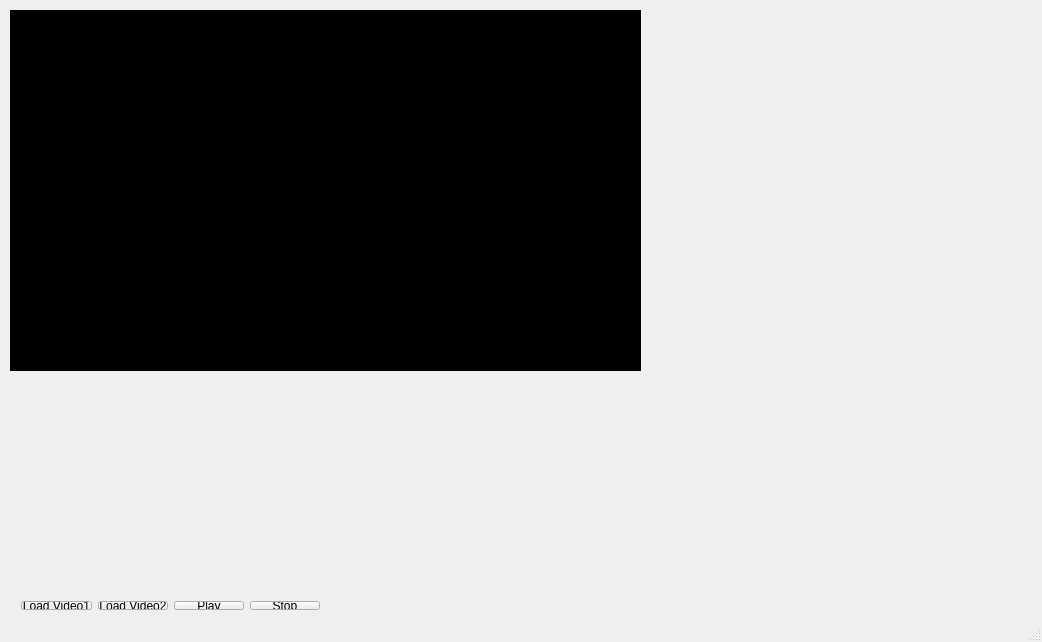
<?xml version="1.0" encoding="UTF-8"?>
<ui version="4.0">
 <class>MainWindow</class>
 <widget class="QMainWindow" name="MainWindow">
  <property name="geometry">
   <rect>
    <x>0</x>
    <y>0</y>
    <width>1042</width>
    <height>642</height>
   </rect>
  </property>
  <property name="windowTitle">
   <string>MainWindow</string>
  </property>
  <widget class="QWidget" name="centralWidget">
   <widget class="QLabel" name="label">
    <property name="geometry">
     <rect>
      <x>10</x>
      <y>10</y>
      <width>631</width>
      <height>361</height>
     </rect>
    </property>
    <property name="autoFillBackground">
     <bool>false</bool>
    </property>
    <property name="styleSheet">
     <string notr="true">Background-color: #000;</string>
    </property>
    <property name="text">
     <string/>
    </property>
   </widget>
   <widget class="QWidget" name="horizontalLayoutWidget">
    <property name="geometry">
     <rect>
      <x>10</x>
      <y>590</y>
      <width>321</width>
      <height>31</height>
     </rect>
    </property>
    <layout class="QHBoxLayout" name="horizontalLayout">
     <item>
      <widget class="QPushButton" name="btnLoadVideo1">
       <property name="text">
        <string>Load Video1</string>
       </property>
      </widget>
     </item>
     <item>
      <widget class="QPushButton" name="btnLoadVideo2">
       <property name="text">
        <string>Load Video2</string>
       </property>
      </widget>
     </item>
     <item>
      <widget class="QPushButton" name="btnPlayVideo">
       <property name="text">
        <string>Play</string>
       </property>
      </widget>
     </item>
     <item>
      <widget class="QPushButton" name="btnStopVideo">
       <property name="text">
        <string>Stop</string>
       </property>
      </widget>
     </item>
    </layout>
   </widget>
  </widget>
  <widget class="QStatusBar" name="statusBar"/>
 </widget>
 <layoutdefault spacing="6" margin="11"/>
 <resources/>
 <connections/>
</ui>
